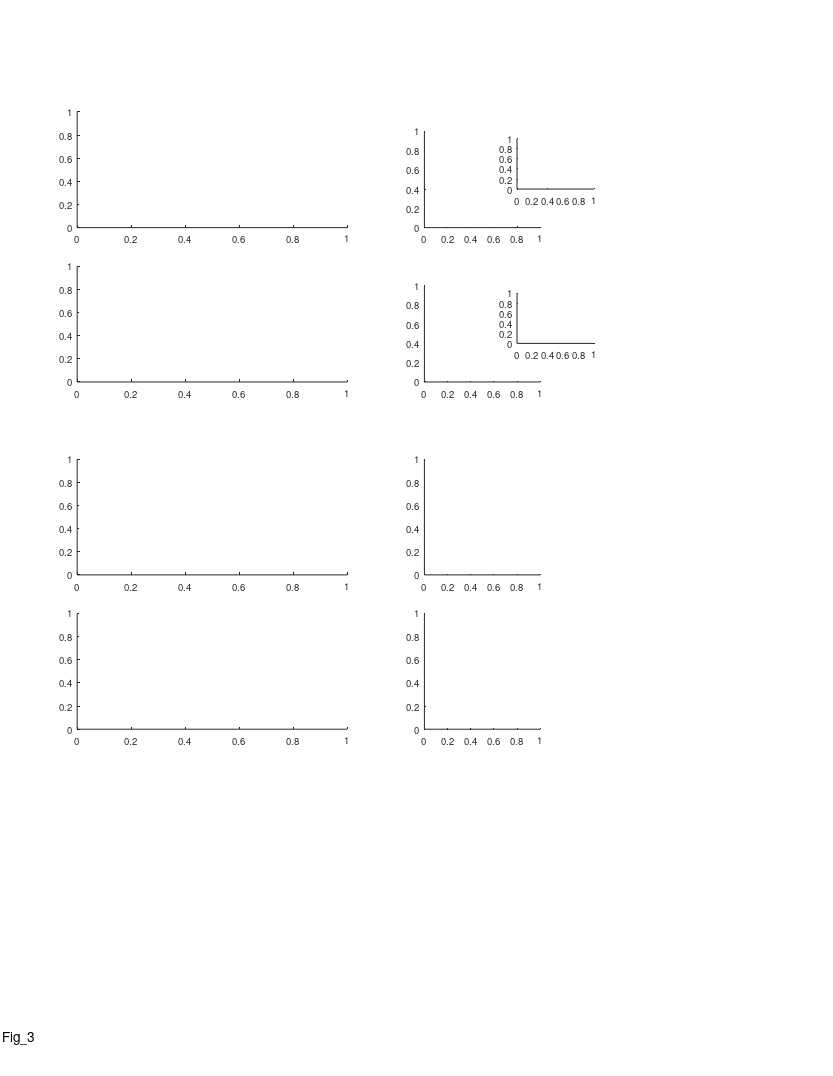

MATLAB code to generate this figure: (Note: this script raises an error after producing the figure.)
%% Large Scale - fig 3

%%
clear 
clc

%% define output files
res_dir = 'L:\paper_figures';
mkdir(res_dir)
fig_name_str = 'Fig_3';
fig_caption_str = 'Place cells are distributed uniformly across the tunnel, with slight over-representation at particular landmarks';
log_name_str = [fig_name_str '_log_file' '.txt'];
log_name_str = strrep(log_name_str , ':', '-');
log_name_str = strrep(log_name_str , ' ', '_');
log_name_out = fullfile(res_dir, log_name_str);

%% open log file
diary off
diary(log_name_out)
diary on
disp('Log file');
disp(['created: ', datestr(clock)]);
disp('======================================================');
disp([fig_name_str ':' fig_caption_str]);
disp('======================================================');
disp('');

%% create figure
% =========================================================================
% figure_size_cm = [21.0 29.7]; % ~A4
figure_size_cm = [21.6 27.9]; % ~US letter
figure ;
% Some WYSIWYG options:
set(gcf,'DefaultAxesFontSize',7);
set(gcf,'DefaultAxesFontName','helvetica');
set(gcf,'DefaultAxesUnits','centimeters');
set(gcf,'PaperType','usletter')
% set(gcf,'PaperType','<custom>');
set(gcf,'PaperUnits','centimeters','PaperPosition',[0 0 figure_size_cm]);
set(gcf,'PaperOrientation','portrait');
set(gcf,'Units','centimeters','Position',get(gcf,'paperPosition')+[0 0 0 0]); % position on screen...
set(gcf, 'Renderer', 'painters');
annotation('textbox', [0.5 1 0 0], 'String',fig_name_str, 'HorizontalAlignment','center','Interpreter','none');
pause(0.2); % workaround to solve matlab automatically changing the axes positions...

% create panels
panel_A_size = [7 3];
panel_B_size = [3 2.5];
panel_C_size = [7 3];
panel_D_size = [3 3];
panel_A(1) = axes('position', [ 2 22 panel_A_size]);
panel_A(2) = axes('position', [ 2 18 panel_A_size]);
panel_B(1) = axes('position', [11 22 panel_B_size]);
panel_B(2) = axes('position', [11 18 panel_B_size]);
panel_C(1) = axes('position', [ 2 13 panel_C_size]);
panel_C(2) = axes('position', [ 2  9 panel_C_size]);
panel_D(1) = axes('position', [11 13 panel_D_size]);
panel_D(2) = axes('position', [11  9 panel_D_size]);
panel_B_legend(1) = axes('position', [13.4 23 2 1.3]);
panel_B_legend(2) = axes('position', [13.4 19 2 1.3]);


%% load population data
% =========================================================================
prm = PARAMS_GetAll();
cells_t = DS_get_cells_summary();
bats = [79,148,34,9861,2289];
cells_t(~ismember(cells_t.bat, bats ),:) = [];
cells = cellfun(@(c)(cell_load_data(c,'details')), cells_t.cell_ID, 'UniformOutput',0);
cells = [cells{:}];
cells = [cells.details];
cells(~contains({cells.brain_area}, 'CA1')) = [];
cells(~ismember([cells.ClusterQuality], [2])) = [];
cells = cellfun(@(c)(cell_load_data(c,'details','stats')), {cells.cell_ID}, 'UniformOutput',0);
cells = [cells{:}];
cells_details = [cells.details];
cells_ID = {cells_details.cell_ID};
stats = [cells.stats];
stats = [stats.all];
cells_ID([stats.meanFR_all]>prm.inclusion.interneuron_FR_thr)=[];
clear cells stats cells_details cells_t
cells = cellfun(@(c)(cell_load_data(c,'details','stats','meanFR','stats','inclusion','signif','fields','FR_map')), cells_ID, 'UniformOutput',0);
cells = [cells{:}];
whos cells

% load LM data
exp_ID = 'b2289_d180615';
exp = exp_load_data(exp_ID,'LM');
LM = exp.LM;
LM( contains({LM.name},{'ball','enter'}) ) = [];

%% panel A - field pos CDF
% =========================================================================
% figure
for ii_dir = 1:2
%     subplot(1,2,ii_dir)
    axes(panel_A(ii_dir));
    cla
    hold on
    
    % arrange data
    signif = cat(1,cells.signif);
    cells_dir = cells([signif(:,ii_dir).TF]);
    fields = cellfun(@(x)(x{ii_dir}), {cells_dir.fields},'UniformOutput',0);
    fields =[fields{:}];
    fields( [fields.in_low_speed_area] ) = [];
    
    % plot cdf
    h = cdfplot([fields.loc]);
    h.Color = prm.graphics.colors.flight_directions{ii_dir};
    h.LineWidth = 0.9;
    title('')
    ha=gca;
    ha.GridLineStyle = 'none';
    
    % plot LM
    ypos = 0.02;
    angle = 45;
    ylimits = get(gca,'ylim');
    for ii_LM=1:length(LM)
        x = LM(ii_LM).pos_proj;
        name = LM(ii_LM).name;
        h=xline(x, '-', 'color', 0.7.*[1 1 1], 'LineWidth',0.5);
%         text(x, ylimits(2)+ypos*diff(ylimits), LM(ii_LM).name, 'Rotation', 45, 'FontSize',8);
    end
    
    % labels & graphics
    xlabel('Position (m)', 'Units','normalized','Position',[0.5 -0.14]);
    ylabel({'Cumulative';'fraction'}, 'Units','normalized','Position',[-0.025 0.5]);
    ha= gca;
    ha.TickDir='out';
    ha.TickLength = [0.015 0.015];
    ha.YTick = ha.YLim;
    ha.XRuler.TickLabelGapMultiplier = -0.3;
    ha.YRuler.TickLabelGapMultiplier = 0.001;
end

axes(panel_A(1));
text(-0.13,1.1, 'A', 'Units','normalized','FontWeight','bold');

%% add arrows indicating over-represented LM
if 0
axes(panel_A(1));
xa = [70 80] - 1;
ya = [0.45 0.4] + 0.01;
[xaf,yaf] = ds2nfu(xa,ya);
h=annotation('arrow', xaf,yaf);
h.HeadWidth=5;
h.HeadLength = 5;
h.LineStyle='none';

axes(panel_A(2));
xa = [70 80] - 1;
ya = [0.45 0.4] + 0.04;
[xaf,yaf] = ds2nfu(xa,ya);
h=annotation('arrow', xaf,yaf);
h.HeadWidth=5;
h.HeadLength = 5;
h.LineStyle='none';
end



%% panel B - field vs. LM position
% =========================================================================
% figure
for ii_dir = 1:2
%     subplot(1,2,ii_dir)
    axes(panel_B(ii_dir));
    cla
    hold on
    
    %% arrange data - same as in panel C
    signif = cat(1,cells.signif);
    cells_dir = cells([signif(:,ii_dir).TF]);
    fields = cellfun(@(x)(x{ii_dir}), {cells_dir.fields},'UniformOutput',0);
    fields =[fields{:}];
    switch ii_dir
        case 1
            start_ind = 1;
            end_ind = 2;
            interp_next = 'next';
            interp_prev = 'previous';
        case 2
            start_ind = 2;
            end_ind = 1;
            interp_next = 'previous';
            interp_prev = 'next';
    end
    edges = cat(1,fields.edges_prc);
    [fields.start] = disperse(edges(:,start_ind));
    [fields.end]   = disperse(edges(:,end_ind  ));
  
    [fields.LM_nearest_by_peak]  = disperse(interp1( [LM.pos_proj], [LM.pos_proj], [fields.loc]  , 'nearest'));
    [fields.LM_nearest_by_start] = disperse(interp1( [LM.pos_proj], [LM.pos_proj], [fields.start] , 'nearest'));
    [fields.LM_nearest_by_end]   = disperse(interp1( [LM.pos_proj], [LM.pos_proj], [fields.end]   , 'nearest'));
    [fields.LM_next_by_peak]  = disperse(interp1( [LM.pos_proj], [LM.pos_proj], [fields.loc]  , interp_next));
    [fields.LM_next_by_start] = disperse(interp1( [LM.pos_proj], [LM.pos_proj], [fields.start] , interp_next));
    [fields.LM_next_by_end]   = disperse(interp1( [LM.pos_proj], [LM.pos_proj], [fields.end]   , interp_next));
    [fields.LM_prev_by_peak]  = disperse(interp1( [LM.pos_proj], [LM.pos_proj], [fields.loc]  , interp_prev));
    [fields.LM_prev_by_start] = disperse(interp1( [LM.pos_proj], [LM.pos_proj], [fields.start] , interp_prev));
    [fields.LM_prev_by_end]   = disperse(interp1( [LM.pos_proj], [LM.pos_proj], [fields.end]   , interp_prev));
    
    % remove fields near balls
    fields([fields.in_low_speed_area])=[];
    fields(isnan([fields.LM_nearest_by_peak])) = [];
    
    %% shuffle!
    rng(0);
    shuffle = struct();
    shuffle.n = 10000;
    limits = [min([LM.pos_proj]) max([LM.pos_proj])];
%     limits = prm.fields.valid_speed_pos;
    M = [[fields.loc];[fields.start];[fields.end]];
    shifts = rand(size(M,2), shuffle.n);
    shifts = shifts .* diff(limits);
    shifts = shiftdim(shifts,-1);
    M = M + shifts;
    M = reshape(M,size(M,1), []); % pool shuffles x fields together
    % circularly correct according to the peak
    peaks_corrected = limits(1) + mod(M(1,:), diff(limits));
    shift_correction = peaks_corrected - M(1,:);
    M = M + shift_correction;
    % remove shuffled fields same as we removed real fields 
    invalid = M(1,:)<limits(1) | M(1,:)>limits(2);
    M(:,invalid) = [];
    shuffle.peaks = M(1,:);
    shuffle.start = M(2,:);
    shuffle.end   = M(3,:);
    % get relevant landmarks
    shuffle.LM_nearest_by_peak  = interp1([LM.pos_proj], [LM.pos_proj], shuffle.peaks, 'nearest');
    shuffle.LM_nearest_by_start = interp1([LM.pos_proj], [LM.pos_proj], shuffle.start, 'nearest');
    shuffle.LM_nearest_by_end   = interp1([LM.pos_proj], [LM.pos_proj], shuffle.end,   'nearest');
    shuffle.LM_next_by_peak  = interp1([LM.pos_proj], [LM.pos_proj], shuffle.peaks, interp_next);
    shuffle.LM_next_by_start = interp1([LM.pos_proj], [LM.pos_proj], shuffle.start, interp_next);
    shuffle.LM_next_by_end   = interp1([LM.pos_proj], [LM.pos_proj], shuffle.end,   interp_next);
    shuffle.LM_prev_by_peak  = interp1([LM.pos_proj], [LM.pos_proj], shuffle.peaks, interp_prev);
    shuffle.LM_prev_by_start = interp1([LM.pos_proj], [LM.pos_proj], shuffle.start, interp_prev);
    shuffle.LM_prev_by_end   = interp1([LM.pos_proj], [LM.pos_proj], shuffle.end,   interp_prev);
        
    %% plot 
    c = prm.graphics.colors.flight_directions{ii_dir};
    x1 = [fields.loc] - [fields.LM_nearest_by_peak];
    h1 = histogram( x1 );
    h1.Normalization = 'pdf';
%     h1.NumBins = h1.NumBins * 2;
    h1.FaceColor = c;
    x2 = shuffle.peaks - shuffle.LM_nearest_by_peak;
    h2 = histogram( x2 );
%     h2.BinEdges = h1.BinEdges;
    h2.Normalization = 'pdf';
    h2.DisplayStyle = 'stairs';
    h2.EdgeColor = 'k';
    h2.LineWidth = 2;
    [H,P,KSSTAT] = kstest2(x1,x2);
    text(1,1,sprintf('P_{KS}=%.2f',P),'Units','normalized','HorizontalAlignment','right','VerticalAlignment','top','FontSize',8);
    xline(0,'-','LineWidth',2);
    
    % labels & graphics
    ha= gca;
    ha.TickDir='out';
    ha.TickLength = [0.03 0.03];
    ha.YTick = ha.YLim;
    ha.XRuler.TickLabelGapMultiplier = -0.5;
    ha.YRuler.TickLabelGapMultiplier = -0.04;
    xlabel({'Distance of fields';'to nearest landmark (m)'}, 'Units','normalized','Position',[0.5 -0.13])
    ylabel('Probability', 'Units','normalized','Position',[-0.08 0.5])
end

axes(panel_B(1));
text(-0.3,1.3, 'B', 'Units','normalized','FontWeight','bold');

%% add panel B legend
for ii_dir = 1:2
    axes(panel_B_legend(ii_dir));
    cla
    hold on
    patch([1 1 2 2], 2*[1 1 1 1]+.3*[-1 1 1 -1], prm.graphics.colors.flight_directions{ii_dir},'EdgeColor','k');
    plot([1 2],      1*[1 1], 'k','LineWidth',2);
    text(2.6, 2, 'Data','FontSize',7,'HorizontalAlignment','left');
    text(2.6, 1, 'Shuffle','FontSize',7,'HorizontalAlignment','left');
    ha = annotation('arrow');
    ha.Parent = gca;
    ha.X = [5 7]+1;
    if ii_dir==2
        ha.X = flip(ha.X);
    end
    ha.Y = [2 2];
    ha.LineWidth  = 1;
    ha.HeadWidth  = 4;
    ha.HeadLength = 4;
    xlim([0 10]);
    ylim([0 4]);
    set(gca,'Visible','off');
end
    
%% panel C - field size vs. pos
% =========================================================================
% figure
for ii_dir = 1:2
%     subplot(1,2,ii_dir)
    axes(panel_C(ii_dir));
    cla
    hold on
    
    % arrange data
    signif = cat(1,cells.signif);
    cells_dir = cells([signif(:,ii_dir).TF]);
    fields = cellfun(@(x)(x{ii_dir}), {cells_dir.fields},'UniformOutput',0);
    fields =[fields{:}];
    fields( [fields.in_low_speed_area] ) = [];
    
    % plot cdf
    c = prm.graphics.colors.flight_directions{ii_dir};
    x = [fields.loc];
    y = [fields.width_prc];
    y_clipping = 20;
    y(y>y_clipping) = y_clipping;
%     plot(x,y,'.','MarkerSize',4, 'Color',c);
    plot(x(y< y_clipping), y(y< y_clipping),'.','MarkerSize',4, 'Color',c);
    plot(x(y>=y_clipping), y(y>=y_clipping),'o','MarkerSize',2, 'Color',c);
%     yline(20)
    
    % plot LM
    ypos = 0.02;
    angle = 45;
    ylimits = get(gca,'ylim');
    for ii_LM=1:length(LM)
        x = LM(ii_LM).pos_proj;
        name = LM(ii_LM).name;
        h=xline(x, '-', 'color', 0.7.*[1 1 1], 'LineWidth',0.5);
%         text(x, ylimits(2)+ypos*diff(ylimits), LM(ii_LM).name, 'Rotation', 45, 'FontSize',8);
    end
    
    % labels & graphics
    xlabel('Position (m)', 'Units','normalized','Position',[0.5 -0.14]);
    ylabel('Field size (m)', 'Units','normalized','Position',[-0.05 0.5]);
    ha= gca;
    ha.TickDir='out';
    ha.TickLength = [0.015 0.015];
    ha.XTick = [0:50:200];
    ha.YLim = [0 y_clipping];
    ha.YTick = ha.YLim;
    ha.XRuler.TickLabelGapMultiplier = -0.3;
    ha.YRuler.TickLabelGapMultiplier = 0.1;
end

axes(panel_C(1));
text(-0.13,1.12, 'C', 'Units','normalized','FontWeight','bold');


%% panel D - field size - near vs. far from LM
% =========================================================================
% figure
axes(panel_D(1));
text(-0.3,1.12, 'D', 'Units','normalized','FontWeight','bold');
for ii_dir = 1:2
%     subplot(1,2,ii_dir)
    axes(panel_D(ii_dir));
%     cla
    hold on
    
    %% arrange data
    signif = cat(1,cells.signif);
    cells_dir = cells([signif(:,ii_dir).TF]);
    fields = cellfun(@(x)(x{ii_dir}), {cells_dir.fields},'UniformOutput',0);
    fields =[fields{:}];
    switch ii_dir
        case 1
            start_ind = 1;
            end_ind = 2;
            interp_next = 'next';
            interp_prev = 'previous';
        case 2
            start_ind = 2;
            end_ind = 1;
            interp_next = 'previous';
            interp_prev = 'next';
    end
    edges = cat(1,fields.edges_prc);
    [fields.start] = disperse(edges(:,start_ind));
    [fields.end]   = disperse(edges(:,end_ind  ));
  
    [fields.LM_nearest_by_peak]  = disperse(interp1( [LM.pos_proj], [LM.pos_proj], [fields.loc]  , 'nearest'));
    [fields.LM_nearest_by_start] = disperse(interp1( [LM.pos_proj], [LM.pos_proj], [fields.start] , 'nearest'));
    [fields.LM_nearest_by_end]   = disperse(interp1( [LM.pos_proj], [LM.pos_proj], [fields.end]   , 'nearest'));
    [fields.LM_next_by_peak]  = disperse(interp1( [LM.pos_proj], [LM.pos_proj], [fields.loc]  , interp_next));
    [fields.LM_next_by_start] = disperse(interp1( [LM.pos_proj], [LM.pos_proj], [fields.start] , interp_next));
    [fields.LM_next_by_end]   = disperse(interp1( [LM.pos_proj], [LM.pos_proj], [fields.end]   , interp_next));
    [fields.LM_prev_by_peak]  = disperse(interp1( [LM.pos_proj], [LM.pos_proj], [fields.loc]  , interp_prev));
    [fields.LM_prev_by_start] = disperse(interp1( [LM.pos_proj], [LM.pos_proj], [fields.start] , interp_prev));
    [fields.LM_prev_by_end]   = disperse(interp1( [LM.pos_proj], [LM.pos_proj], [fields.end]   , interp_prev));
    
    % remove fields near balls
    fields([fields.in_low_speed_area])=[];
    fields(isnan([fields.LM_nearest_by_peak])) = [];
    
    %% plot 
    c = prm.graphics.colors.flight_directions{ii_dir};
    x = abs([fields.loc] - [fields.LM_nearest_by_peak]);
    y = [fields.width_prc];
%     thr = median(x);
    thr = 5;
    y1 = y(x<thr);
    y2 = y(x>=thr);
    
    fprintf('y1: n=%d/%d (%2.0f%%)\r',length(y1),length(y),100*length(y1)/length(y));
    fprintf('y2: n=%d/%d (%2.0f%%)\r',length(y2),length(y),100*length(y2)/length(y));
    
    nBins = 25;
    h1 = histogram( y1 );
    h1.NumBins = nBins;
    h1.Normalization = 'pdf';
    h1.DisplayStyle = 'stairs';
    h1.EdgeColor = c;
    h1.LineWidth = 1;
    h2 = histogram( y2 );
    h2.NumBins = nBins;
    h2.Normalization = 'pdf';
    h2.DisplayStyle = 'stairs';
    h2.EdgeColor = c;
    h2.LineWidth = 2;
    [H,P,KSSTAT] = kstest2(y1,y2);
    text(1,0.96,sprintf('P_{KS}=%.2f',P),'Units','normalized','HorizontalAlignment','right','VerticalAlignment','top','FontSize',8);
    
    % labels & graphics
    ha= gca;
    ha.TickDir='out';
    ha.TickLength = [0.03 0.03];
    ha.YTick = ha.YLim;
    ha.XLim = [0 20];
    ha.XRuler.TickLabelGapMultiplier = -0.3;
    ha.YRuler.TickLabelGapMultiplier = 0.001;
    xlabel('Field size (m)', 'Units','normalized','Position',[0.5 -0.13]);
    ylabel('Probability', 'Units','normalized','Position',[-0.08 0.5]);
%     legend_pos = [ha.Position([1 2])+[2.2 0.5].*ha.Position([3 4]) 0.1 0.03];
%     legend({'<thr';'>thr'},'Location','eastoutside','Units','centimeters','Position',legend_pos);
%     text(2.2,0.15, {"thr="+thr;...
%                     sprintf('y1: n=%d/%d (%2.0f%%)',length(y1),length(y),100*length(y1)/length(y));...
%                     sprintf('y2: n=%d/%d (%2.0f%%)',length(y2),length(y),100*length(y2)/length(y))
%         }, 'Units','normalized','HorizontalAlignment','center');
    
    % add legend
    leg_ax = axes('position', [ha.Position([1 2])+[0.65 0.5].*ha.Position([3 4]) [0.2 0.3].*ha.Position([3 4])]);
    hold on
    plot([1 2],[1 1], 'Color',c, 'LineWidth',1);
    plot([1 2],[2 2], 'Color',c, 'LineWidth',2);
    xlim([0 3]);
    ylim([0 3]);
    text(2.5,1, "Distance<"+thr+"m",'FontSize',7);
    text(2.5,2, "Distance>"+thr+"m",'FontSize',7);
%     text(3,1, "Distance$<$"   +thr+"m",'FontSize',7,'Interpreter','latex')
%     text(3,2, "Distance$\geq$"+thr+"m",'FontSize',7,'Interpreter','latex')
    set(gca,'Visible','off');
end

%% add direction arrows
arrow_x = 0.1 +[0 0.05];
arrow_y = repelem(0.96,2);
clear h
h(1)=annotation('arrow',arrow_x,      arrow_y+0.008,  'Color', prm.graphics.colors.flight_directions{1});
h(2)=annotation('arrow',flip(arrow_x),arrow_y      ,  'Color', prm.graphics.colors.flight_directions{2});
[h.HeadWidth] = disperse([5 5]);
[h.HeadLength] = disperse([5 5]);






%% print/save the figure
fig_name_out = fullfile(res_dir, fig_name_str);
print(gcf, fig_name_out, '-dpdf', '-cmyk', '-painters');
% print(gcf, fig_name_out, '-dtiff', '-cmyk', '-painters');
% saveas(gcf , fig_name_out, 'fig');
disp('figure was successfully saved to pdf/tiff/fig formats');







%%
